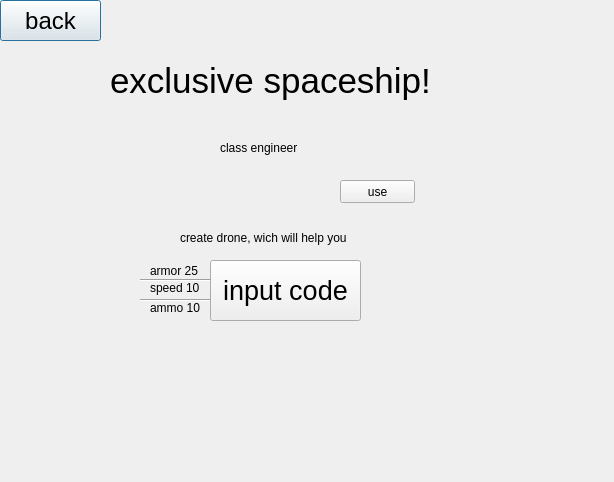
<?xml version="1.0" encoding="UTF-8"?>
<ui version="4.0">
 <class>Dialog</class>
 <widget class="QDialog" name="Dialog">
  <property name="geometry">
   <rect>
    <x>0</x>
    <y>0</y>
    <width>614</width>
    <height>482</height>
   </rect>
  </property>
  <property name="windowTitle">
   <string>Dialog</string>
  </property>
  <widget class="QPushButton" name="back">
   <property name="geometry">
    <rect>
     <x>0</x>
     <y>0</y>
     <width>101</width>
     <height>41</height>
    </rect>
   </property>
   <property name="font">
    <font>
     <pointsize>18</pointsize>
    </font>
   </property>
   <property name="cursor">
    <cursorShape>PointingHandCursor</cursorShape>
   </property>
   <property name="text">
    <string>back</string>
   </property>
  </widget>
  <widget class="QLabel" name="label_2">
   <property name="geometry">
    <rect>
     <x>110</x>
     <y>40</y>
     <width>321</width>
     <height>81</height>
    </rect>
   </property>
   <property name="font">
    <font>
     <pointsize>26</pointsize>
    </font>
   </property>
   <property name="text">
    <string>exclusive spaceship!</string>
   </property>
   <property name="textFormat">
    <enum>Qt::AutoText</enum>
   </property>
  </widget>
  <widget class="QLabel" name="label_3">
   <property name="geometry">
    <rect>
     <x>220</x>
     <y>140</y>
     <width>151</width>
     <height>16</height>
    </rect>
   </property>
   <property name="text">
    <string>class engineer</string>
   </property>
  </widget>
  <widget class="QLabel" name="label_4">
   <property name="geometry">
    <rect>
     <x>180</x>
     <y>230</y>
     <width>301</width>
     <height>16</height>
    </rect>
   </property>
   <property name="text">
    <string>create drone, wich will help you</string>
   </property>
  </widget>
  <widget class="QPushButton" name="input_button">
   <property name="geometry">
    <rect>
     <x>210</x>
     <y>260</y>
     <width>151</width>
     <height>61</height>
    </rect>
   </property>
   <property name="font">
    <font>
     <pointsize>20</pointsize>
    </font>
   </property>
   <property name="cursor">
    <cursorShape>PointingHandCursor</cursorShape>
   </property>
   <property name="text">
    <string>input code</string>
   </property>
  </widget>
  <widget class="QPushButton" name="pushButton">
   <property name="geometry">
    <rect>
     <x>340</x>
     <y>180</y>
     <width>75</width>
     <height>23</height>
    </rect>
   </property>
   <property name="cursor">
    <cursorShape>PointingHandCursor</cursorShape>
   </property>
   <property name="text">
    <string>use</string>
   </property>
  </widget>
  <widget class="QLabel" name="label_5">
   <property name="geometry">
    <rect>
     <x>150</x>
     <y>260</y>
     <width>121</width>
     <height>21</height>
    </rect>
   </property>
   <property name="text">
    <string>armor 25</string>
   </property>
  </widget>
  <widget class="Line" name="line">
   <property name="geometry">
    <rect>
     <x>140</x>
     <y>270</y>
     <width>71</width>
     <height>20</height>
    </rect>
   </property>
   <property name="orientation">
    <enum>Qt::Horizontal</enum>
   </property>
  </widget>
  <widget class="QLabel" name="label_6">
   <property name="geometry">
    <rect>
     <x>150</x>
     <y>280</y>
     <width>61</width>
     <height>16</height>
    </rect>
   </property>
   <property name="text">
    <string>speed 10</string>
   </property>
  </widget>
  <widget class="Line" name="line_2">
   <property name="geometry">
    <rect>
     <x>140</x>
     <y>290</y>
     <width>71</width>
     <height>20</height>
    </rect>
   </property>
   <property name="orientation">
    <enum>Qt::Horizontal</enum>
   </property>
  </widget>
  <widget class="QLabel" name="label_7">
   <property name="geometry">
    <rect>
     <x>150</x>
     <y>300</y>
     <width>61</width>
     <height>16</height>
    </rect>
   </property>
   <property name="text">
    <string>ammo 10</string>
   </property>
  </widget>
  <widget class="QLabel" name="label">
   <property name="geometry">
    <rect>
     <x>220</x>
     <y>160</y>
     <width>81</width>
     <height>71</height>
    </rect>
   </property>
   <property name="text">
    <string/>
   </property>
   <property name="pixmap">
    <pixmap>space_ship_5.png</pixmap>
   </property>
  </widget>
 </widget>
 <resources/>
 <connections/>
</ui>
